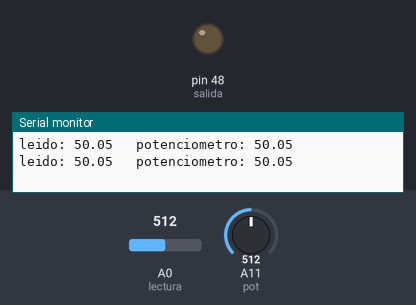
This sketch was run on a simulated Arduino Mega 2560, built with avr-gcc and run on an emulated ATmega2560. On the bench: output pins drawn as LEDs (lit = HIGH), the last lines printed to the serial monitor. Inputs (shaded band) come from the test bench; at power-on: A0 (lectura) = 512, A11 (pot) = 512.

Above: at 1.8 s.
1.9 s: A0 (lectura) set to 524
At 3.2 s:
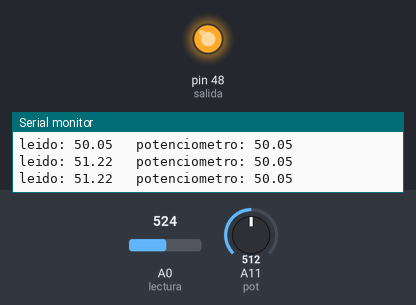
3.5 s: A0 (lectura) set to 511
At 4.8 s:
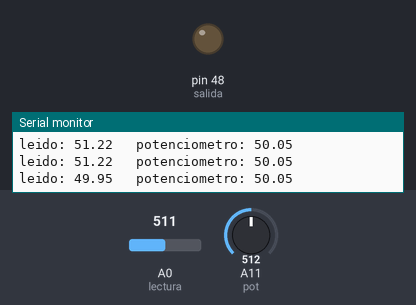
5.5 s: A0 (lectura) set to 716
At 6.4 s:
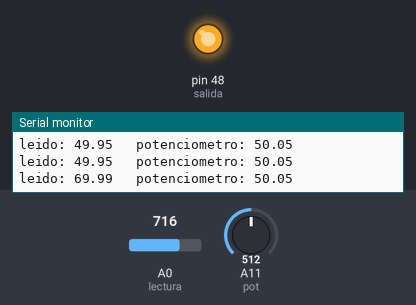
Timing chart, 0 to 8.5 s (numbered marks = the images above; inputs shaded):
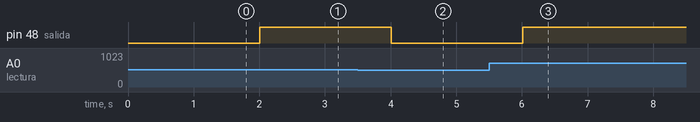

The sketch:

CUATRO_TRES_TRES.ino
```cpp
double lectura= A0;
double salida= 48;
double comparador= 0;
double pot=A11;
double lecPot=0;
void setup() {
  // put your setup code here, to run once:
  pinMode(lectura,INPUT);
  pinMode(salida,OUTPUT);
  pinMode(pot,INPUT);
  Serial.begin(9600);

}

void loop() {
  // put your main code here, to run repeatedly:
  comparador=analogRead(lectura);
  lecPot=analogRead(pot);
  Serial.print("leido: ");
  Serial.print((comparador/1023)*100);
  Serial.print("\t potenciometro: ");
  Serial.print((lecPot/1023)*100);
  Serial.println();
  if(comparador>lecPot){
    digitalWrite(salida,HIGH);
  }
  else{
    digitalWrite(salida,LOW);
  }
  delay(1000);
}
```

Measured:
- the behaviour switches between 512 and 513 on A0 (lectura) (found by bisection; images 0 and 1)
- after the input at 1.9 s, pin 48 (salida): LOW → HIGH after 0.10 s
- after the input at 3.5 s, pin 48 (salida): HIGH → LOW after 0.51 s
- after the input at 5.5 s, pin 48 (salida): LOW → HIGH after 0.51 s
